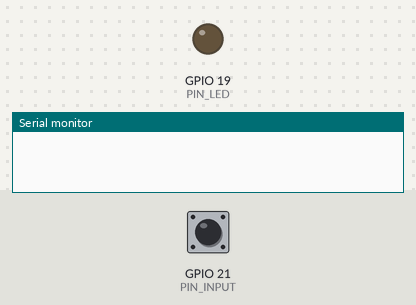
Bench run of a sketch on a simulated ESP8266 (NodeMCU). Parts: output pins drawn as LEDs (lit = HIGH), the last lines printed to the serial monitor. Dashed ring = blinking. The test bench sets the inputs (shaded band); at power-on: GPIO 21 (PIN_INPUT) HIGH.

Above: at 1.2 s.
1.3 s: GPIO 21 (PIN_INPUT) pulled LOW for 1 s
At 2.2 s:
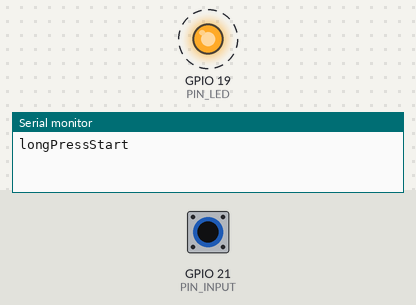
4.3 s: GPIO 21 (PIN_INPUT) pulled LOW for 0.15 s
At 4.75 s:
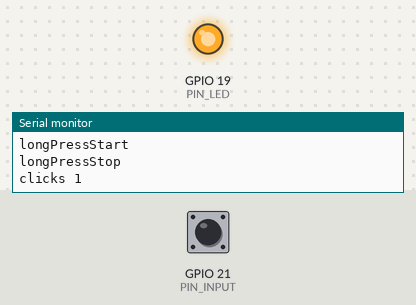
6.1 s: GPIO 21 (PIN_INPUT) driven LOW
At 7.8 s:
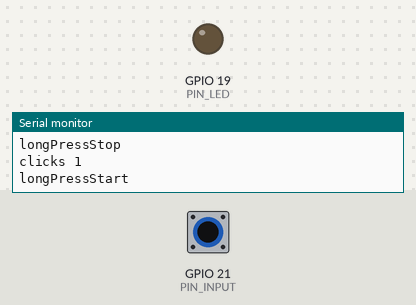
9.1 s: GPIO 21 (PIN_INPUT) driven HIGH
Timing chart, 0 to 11.7 s (numbered marks = the images above; inputs shaded):
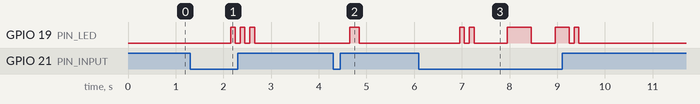

Measured:
- after the input at 1.3 s, GPIO 19 (PIN_LED): alternates HIGH for 0.10 s and LOW for 0.10 s, 6 changes in all, then stays LOW, starting after 0.85 s
- after the input at 4.3 s, GPIO 19 (PIN_LED): LOW → HIGH after 0.35 s, → LOW 0.20 s later
- after the input at 6.1 s, GPIO 19 (PIN_LED): goes HIGH 0.10 s, LOW 0.10 s, HIGH 0.10 s, LOW 0.70 s, HIGH 0.50 s, LOW 0.50 s, then HIGH, starting after 0.85 s

The sketch:

TestOneButton.ino
```cpp
/*
 Test sketch for OneButton library. Works for ATMEGA328P,STM32,ESP32/8266 and cover use cases:
 click, doubleclick, multiclick, long press. Change pin definitions to suit. Connect button
 to GND and use internal pullup. If internal pullup not available, connect a 10K resistor
 between pin and VCC.
 Requirements:
 https://github.com/mathertel/OneButton
*/
#include "OneButton.h"

#define PIN_INPUT 21
#define PIN_LED 19

OneButton button(PIN_INPUT, true, true);    //pin,activeLow=true,internal pullup=true. Connect button to ground.
bool ledRepeat=false;
uint32_t ledStartTime=0;
uint32_t ledPeriod=1000;
int ledCounter=0;
int elapsed=0;

unsigned long endTimer1=0;
unsigned int period1 = 1000;
bool timer1Enabled=true;

//initiate led blink with count,interval and repeatability. call this on button click.
void blinks_begin(int pin,int count,int interval,bool repeat=false) {
  ledStartTime=millis();      //save start time
  ledCounter=(count*2)-1;     //calc countdown counter
  ledPeriod=interval;         //blink interval
  ledRepeat=repeat;           //repeat entire blink cycle flag
  digitalWrite(pin,HIGH);     //LED on
}

//on interval expiry, blink led and counts down the number. Call this from loop() function.
void blinks_countdown(int pin) {
  if (millis() > ledStartTime + ledPeriod && ledCounter > 0) {
    ledStartTime=millis();
    digitalWrite(pin, !digitalRead(pin));
    ledCounter--;
    if (ledCounter == 0 && ledRepeat) {     //if countdown complete and repeat=true
      ledCounter = 1;         //keep doing it
    }
  }
}

void click1() {
  Serial.println("clicks 1");
  blinks_begin(PIN_LED,1,200);
}

void click2() {
  Serial.println("clicks 2");
  blinks_begin(PIN_LED,2,200);
}

void clicks() {
  int numclicks=button.getNumberClicks();      //multiclicks
  Serial.print("clicks ");
  Serial.println(numclicks);
  blinks_begin(PIN_LED,numclicks,500);
}

void longPressStart() {
  Serial.println("longPressStart"); //blink on long press start
  blinks_begin(PIN_LED,2,100);
  elapsed=0;
  endTimer1 = millis()+period1;
}

void longPressDuring() {
  if (millis() > endTimer1 && timer1Enabled) {
    endTimer1 = millis()+period1;
    elapsed++;
    Serial.print("Elapsed ");
    Serial.println(elapsed);
    blinks_begin(PIN_LED,1,500);    //blink regularly during long press
 }
}

void longPressStop() {
  Serial.println("longPressStop");
  blinks_begin(PIN_LED,2,100);      //blink on long press release
}

void setup() {
  Serial.begin(115200);
  pinMode(PIN_LED, OUTPUT);
  ledCounter=0;
  button.setDebounceTicks(50);
  button.setClickTicks(150);
  button.attachClick(click1);                     //handle 1 click
  button.attachDoubleClick(click2);               //handle doubleclick
  button.attachMultiClick(clicks);                //handle > 2 clicks
  button.attachLongPressStart(longPressStart);    //handle start of long press
  button.attachDuringLongPress(longPressDuring);  //handle regular activation during long press
  button.attachLongPressStop(longPressStop);      //handle release of long press
}

void loop() {
  button.tick();
  blinks_countdown(PIN_LED);
}
```
